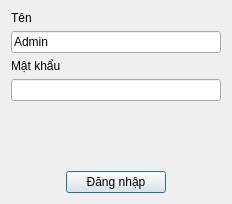
<?xml version="1.0" encoding="UTF-8"?>
<ui version="4.0">
 <class>ProtectDialog</class>
 <widget class="QDialog" name="ProtectDialog">
  <property name="geometry">
   <rect>
    <x>0</x>
    <y>0</y>
    <width>232</width>
    <height>204</height>
   </rect>
  </property>
  <property name="windowTitle">
   <string>Đăng nhập</string>
  </property>
  <layout class="QGridLayout" name="gridLayout_2">
   <item row="3" column="0">
    <widget class="QLineEdit" name="txtPassword">
     <property name="text">
      <string/>
     </property>
     <property name="echoMode">
      <enum>QLineEdit::EchoMode::Password</enum>
     </property>
    </widget>
   </item>
   <item row="0" column="0">
    <widget class="QLabel" name="label">
     <property name="text">
      <string>Tên</string>
     </property>
    </widget>
   </item>
   <item row="2" column="0">
    <widget class="QLabel" name="label_2">
     <property name="text">
      <string>Mật khẩu</string>
     </property>
    </widget>
   </item>
   <item row="5" column="0">
    <layout class="QHBoxLayout" name="horizontalLayout">
     <item>
      <spacer name="horizontalSpacer">
       <property name="orientation">
        <enum>Qt::Orientation::Horizontal</enum>
       </property>
       <property name="sizeHint" stdset="0">
        <size>
         <width>40</width>
         <height>20</height>
        </size>
       </property>
      </spacer>
     </item>
     <item>
      <widget class="QPushButton" name="btnLogin">
       <property name="minimumSize">
        <size>
         <width>100</width>
         <height>0</height>
        </size>
       </property>
       <property name="text">
        <string>Đăng nhập</string>
       </property>
      </widget>
     </item>
     <item>
      <spacer name="horizontalSpacer_2">
       <property name="orientation">
        <enum>Qt::Orientation::Horizontal</enum>
       </property>
       <property name="sizeHint" stdset="0">
        <size>
         <width>40</width>
         <height>20</height>
        </size>
       </property>
      </spacer>
     </item>
    </layout>
   </item>
   <item row="4" column="0">
    <spacer name="verticalSpacer">
     <property name="orientation">
      <enum>Qt::Orientation::Vertical</enum>
     </property>
     <property name="sizeHint" stdset="0">
      <size>
       <width>20</width>
       <height>40</height>
      </size>
     </property>
    </spacer>
   </item>
   <item row="1" column="0">
    <widget class="QLineEdit" name="txtUserName">
     <property name="text">
      <string>Admin</string>
     </property>
    </widget>
   </item>
  </layout>
 </widget>
 <resources/>
 <connections/>
</ui>
